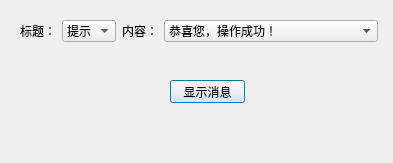
<?xml version="1.0" encoding="UTF-8"?>
<ui version="4.0">
 <class>Demo_RightDownMessageBox</class>
 <widget class="QDialog" name="Demo_RightDownMessageBox">
  <property name="geometry">
   <rect>
    <x>0</x>
    <y>0</y>
    <width>393</width>
    <height>163</height>
   </rect>
  </property>
  <property name="windowTitle">
   <string>Dialog</string>
  </property>
  <widget class="QPushButton" name="pushButton">
   <property name="geometry">
    <rect>
     <x>170</x>
     <y>80</y>
     <width>75</width>
     <height>23</height>
    </rect>
   </property>
   <property name="text">
    <string>显示消息</string>
   </property>
  </widget>
  <widget class="QWidget" name="layoutWidget">
   <property name="geometry">
    <rect>
     <x>20</x>
     <y>20</y>
     <width>358</width>
     <height>22</height>
    </rect>
   </property>
   <layout class="QHBoxLayout" name="horizontalLayout">
    <item>
     <widget class="QLabel" name="label">
      <property name="sizePolicy">
       <sizepolicy hsizetype="Maximum" vsizetype="Preferred">
        <horstretch>0</horstretch>
        <verstretch>0</verstretch>
       </sizepolicy>
      </property>
      <property name="text">
       <string>标题：</string>
      </property>
     </widget>
    </item>
    <item>
     <widget class="QComboBox" name="comboBox">
      <item>
       <property name="text">
        <string>提示</string>
       </property>
      </item>
      <item>
       <property name="text">
        <string>错误</string>
       </property>
      </item>
     </widget>
    </item>
    <item>
     <spacer name="horizontalSpacer">
      <property name="orientation">
       <enum>Qt::Horizontal</enum>
      </property>
      <property name="sizeType">
       <enum>QSizePolicy::Maximum</enum>
      </property>
      <property name="sizeHint" stdset="0">
       <size>
        <width>40</width>
        <height>20</height>
       </size>
      </property>
     </spacer>
    </item>
    <item>
     <widget class="QLabel" name="label_2">
      <property name="sizePolicy">
       <sizepolicy hsizetype="Maximum" vsizetype="Preferred">
        <horstretch>0</horstretch>
        <verstretch>0</verstretch>
       </sizepolicy>
      </property>
      <property name="text">
       <string>内容：</string>
      </property>
     </widget>
    </item>
    <item>
     <widget class="QComboBox" name="comboBox_2">
      <item>
       <property name="text">
        <string>恭喜您，操作成功！</string>
       </property>
      </item>
      <item>
       <property name="text">
        <string>操作出现错误，请重新尝试!否则系统将发生爆炸!</string>
       </property>
      </item>
     </widget>
    </item>
   </layout>
  </widget>
  <zorder>pushButton</zorder>
  <zorder>layoutWidget</zorder>
  <zorder>comboBox_2</zorder>
 </widget>
 <resources/>
 <connections/>
</ui>
